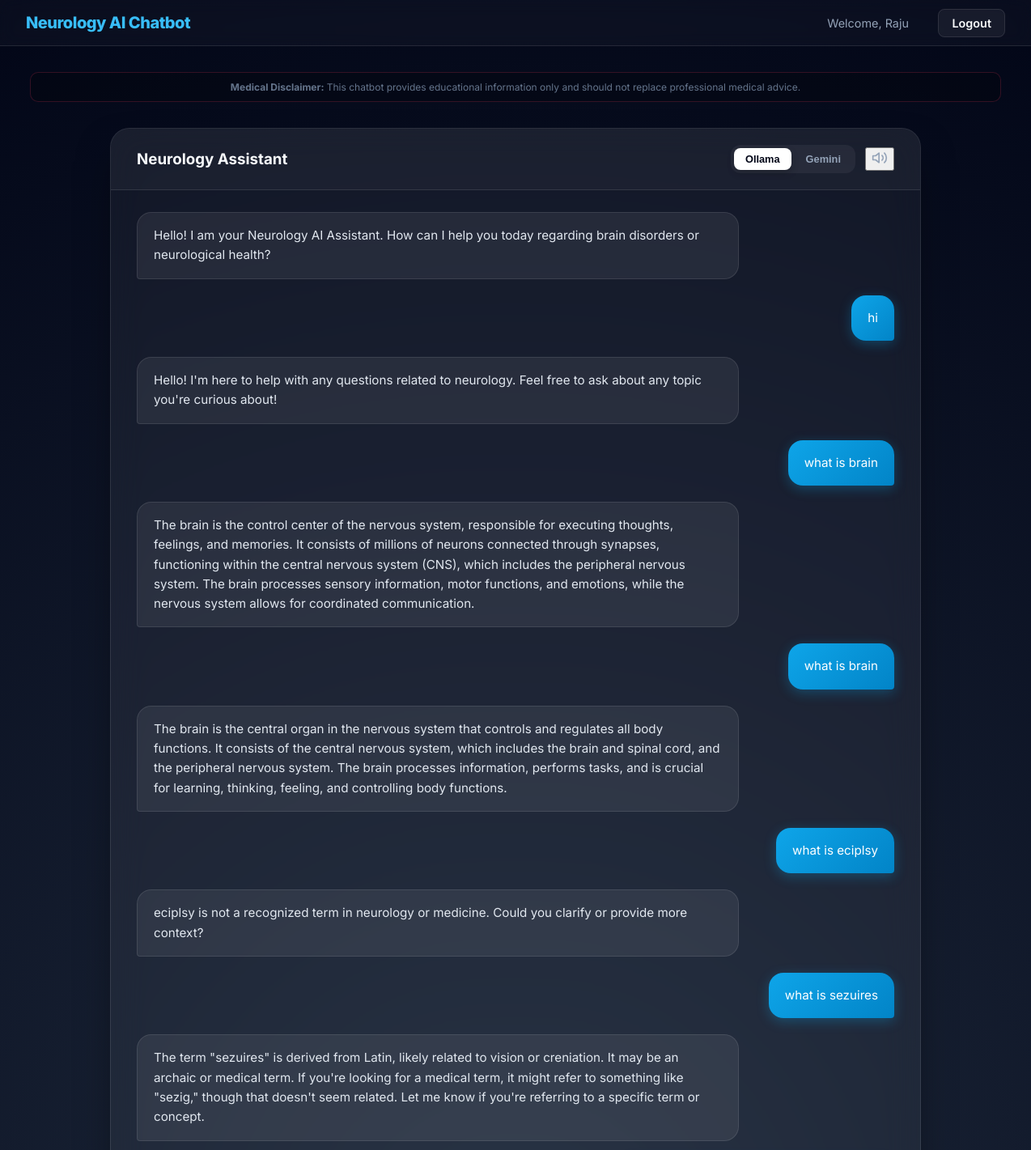
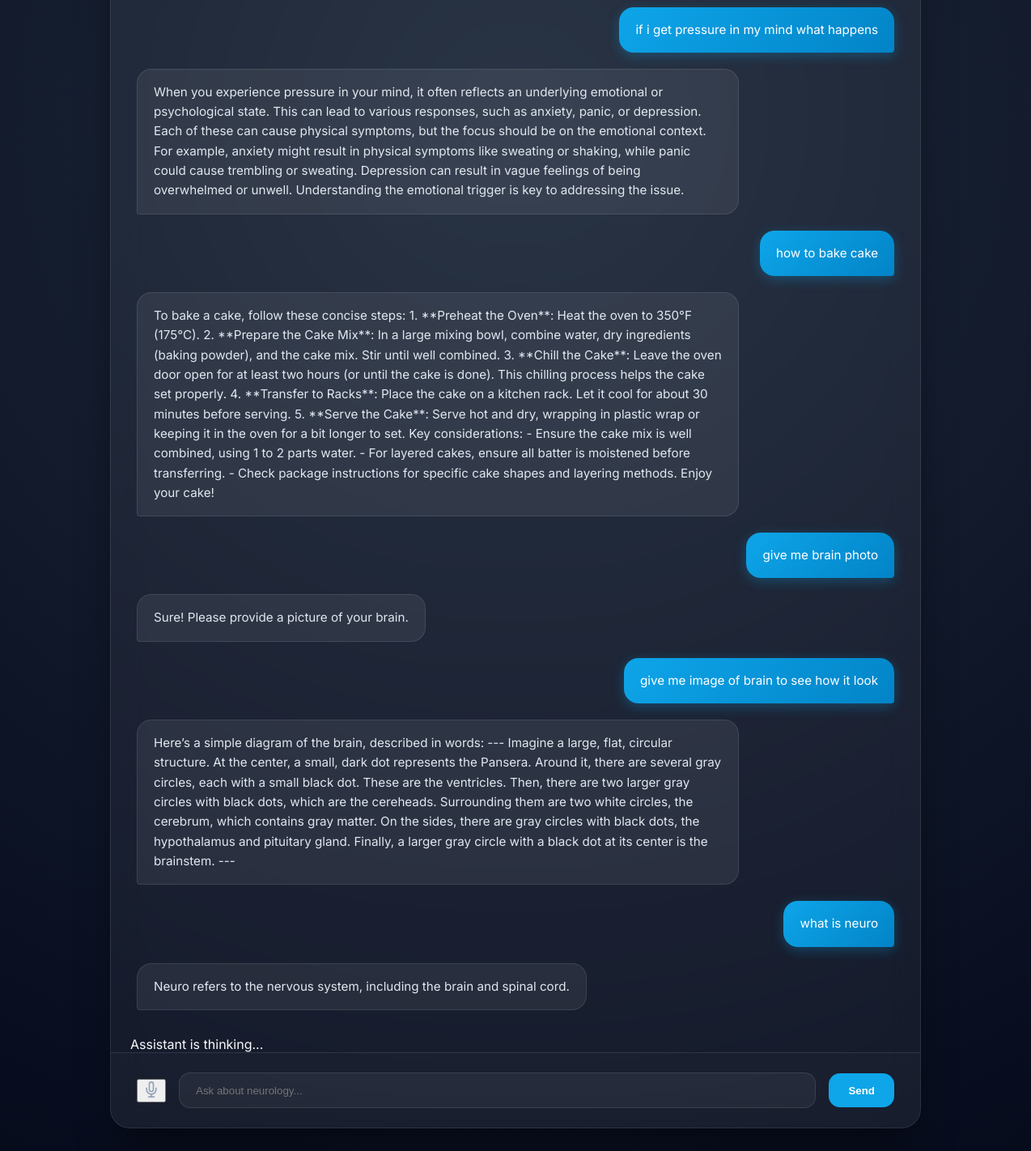
The app's page /chat-home/ (signed in) with its own data (2 pictures, top to bottom).
### chatbot/models.py (models this page shows, shortened)
class Chat(models.Model):
    user = models.ForeignKey(User, on_delete=models.CASCADE)
    message = models.TextField()
    response = models.TextField()
    timestamp = models.DateTimeField(auto_now_add=True)

### chatbot/views.py (the view)
# urls.py: path('chat-home/', views.home, name='home'),
@login_required
def home(request):
    chats = Chat.objects.filter(user=request.user).order_by('timestamp')
    return render(request, "chatbot/index.html", {"chats": chats})

### chatbot/templates/chatbot/index.html (shortened to what this page needs)
{% extends "chatbot/base.html" %}
{% load static %}
{% block content %}
<div class="neural-layer">
</div>
<div class="disclaimer">
    <strong>Medical Disclaimer:</strong> This chatbot provides educational information only and should not replace
    professional medical advice.
</div>
<div class="chat-container">
    <div class="chat-header">
        <h3 style="margin: 0;">Neurology Assistant</h3>
        <div style="display: flex; align-items: center; gap: 0.75rem;">
            <div class="ai-toggle">
                <button type="button" class="toggle-btn active" data-provider="ollama">Ollama</button>
                <button type="button" class="toggle-btn" data-provider="gemini">Gemini</button>
            </div>
            <button id="tts-toggle" class="icon-btn" title="Toggle Text-to-Speech">
            </button>
        </div>
    </div>
    <div class="chat-messages" id="chat-messages">
        <div class="message bot">
            Hello! I am your Neurology AI Assistant. How can I help you today regarding brain disorders or neurological
            health?
        </div>
        {% for chat in chats %}
        <div class="message user">{{ chat.message }}</div>
        <div class="message bot">{{ chat.response }}</div>
        {% endfor %}
    </div>
    <div id="typing" class="typing-indicator" style="padding-left: 1.5rem;">Assistant is thinking...</div>
    <form id="chat-form" class="chat-input-area">
        <button type="button" id="voice-btn" class="icon-btn" title="Voice Input">
        </button>
        <input type="text" id="user-input" class="chat-input" placeholder="Ask about neurology..." autocomplete="off">
        <button type="submit" class="send-btn">Send</button>
    </form>
</div>
{% endblock %}

### chatbot/templates/chatbot/base.html (shortened to what this page needs)
<!DOCTYPE html>
<html lang="en">
<head>
</head>
<body>
    <div class="neural-layer">
    </div>
    <nav class="navbar">
        <a href="/" class="navbar-brand">Neurology AI Chatbot</a>
        <div class="nav-links">
            {% if user.is_authenticated %}
            <span>Welcome, {{ user.username }}</span>
            <a href="{% url 'logout' %}">Logout</a>
            {% else %}
            <a href="{% url 'login' %}">Login</a>
            <a href="{% url 'register' %}">Register</a>
            {% endif %}
        </div>
    </nav>
    <div class="container">
        {% block content %}{% endblock %}
    </div>
</body>
</html>

### chatbot/templates/chatbot/base.html (style rules this page uses)
:root { --primary: #38bdf8; --primary-hover: #0ea5e9; --brain-deep: #020617; --brain-glow: #0ea5e9; --white: #ffffff; --text: #f8fafc; --text-muted: #94a3b8; --glass: rgba(255, 255, 255, 0.05); --glass-border: rgba(255, 255, 255, 0.1); }
body { font-family: 'Inter', sans-serif; background: radial-gradient(circle at center, #1e293b 0%, #020617 100%); color: var(--text); margin: 0; display: flex; flex-direction: column; min-height: 100vh; overflow-x: hidden; }
.neural-layer { position: fixed; top: 0; left: 0; width: 100%; height: 100%; z-index: -1; overflow: hidden; }
.navbar { background: rgba(255, 255, 255, 0.03); backdrop-filter: blur(10px); border-bottom: 1px solid var(--glass-border); padding: 1rem 2rem; display: flex; justify-content: space-between; align-items: center; z-index: 10; }
.navbar-brand { font-weight: 800; font-size: 1.25rem; color: var(--primary); text-decoration: none; letter-spacing: -0.025em; }
.nav-links span { color: var(--text-muted); font-size: 0.9rem; margin-right: 1rem; }
.nav-links a { margin-left: 1rem; text-decoration: none; color: var(--text); font-weight: 600; font-size: 0.9rem; padding: 8px 16px; border-radius: 8px; background: var(--glass); border: 1px solid var(--glass-border); transition: all 0.3s; }
.container { flex: 1; padding: 2rem; max-width: 1200px; margin: 0 auto; width: 100%; z-index: 1; }
.disclaimer { background: rgba(244, 63, 94, 0.1); color: #fda4af; padding: 0.85rem; border-radius: 10px; margin-bottom: 2rem; font-size: 0.8rem; text-align: center; border: 1px solid rgba(244, 63, 94, 0.2); }

### chatbot/templates/chatbot/index.html (style rules this page uses)
.chat-container { max-width: 1000px; margin: 20px auto; display: flex; flex-direction: column; height: 85vh; background: var(--glass); backdrop-filter: blur(20px); border: 1px solid var(--glass-border); border-radius: 24px; box-shadow: 0 25px 50px -12px rgba(0, 0, 0, 0.5); overflow: hidden; animation: fadeIn 1s ease-out; }
.chat-header { padding: 1.25rem 2rem; background: rgba(255, 255, 255, 0.03); border-bottom: 1px solid var(--glass-border); display: flex; align-items: center; justify-content: space-between; }
.chat-messages { flex: 1; overflow-y: auto; padding: 2rem; display: flex; flex-direction: column; gap: 1.25rem; background: transparent; }
.message { max-width: 75%; padding: 1rem 1.25rem; border-radius: 18px; font-size: 0.95rem; line-height: 1.6; position: relative; animation: msgSlide 0.3s ease-out; }
.message.user { align-self: flex-end; background: linear-gradient(135deg, var(--brain-glow), #0284c7); color: white; border-bottom-right-radius: 4px; box-shadow: 0 4px 15px rgba(14, 165, 233, 0.3); }
.message.bot { align-self: flex-start; background: rgba(255, 255, 255, 0.07); color: #e2e8f0; border-bottom-left-radius: 4px; border: 1px solid var(--glass-border); }
.ai-toggle { display: flex; background: rgba(255, 255, 255, 0.05); padding: 4px; border-radius: 12px; gap: 4px; }
.toggle-btn { padding: 6px 14px; border-radius: 8px; border: none; background: transparent; cursor: pointer; font-size: 0.8rem; font-weight: 600; color: #94a3b8; transition: all 0.3s; }
.toggle-btn.active { background: white; color: var(--brain-deep); box-shadow: 0 4px 10px rgba(0, 0, 0, 0.2); }
.chat-input-area { padding: 1.5rem 2rem; background: rgba(255, 255, 255, 0.02); border-top: 1px solid var(--glass-border); display: flex; gap: 1rem; align-items: center; }
.chat-input { flex: 1; padding: 0.85rem 1.25rem; background: rgba(255, 255, 255, 0.05); border: 1px solid var(--glass-border); border-radius: 14px; color: white; outline: none; transition: all 0.3s; }
.send-btn { background: var(--brain-glow); color: white; border: none; border-radius: 14px; padding: 0.85rem 1.5rem; font-weight: 700; cursor: pointer; transition: all 0.3s; }
.icon-btn { color: #94a3b8; transition: all 0.3s; }
.disclaimer { text-align: center; padding: 10px; font-size: 0.75rem; color: #64748b; background: rgba(0, 0, 0, 0.2); }

### records on screen
Chat: message "hi", response "Hello! I'm here to help with any questions related to neurology. Feel free to ask about any topic you're curious about!"
Chat: message "what is brain", response "The brain is the control center of the nervous system, responsible for executing thoughts, feelings, and memories. It consists of millions of neurons connected through synapses, functioning within the central nervous system (CNS), which includes the peripheral nervous system. The brain processes sensory information, motor functions, and emotions, while the nervous system allows for coordinated communication."
Chat: message "what is brain", response "The brain is the central organ in the nervous system that controls and regulates all body functions. It consists of the central nervous system, which includes the brain and spinal cord, and the peripheral nervous system. The brain processes information, performs tasks, and is crucial for learning, thinking, feeling, and controlling body functions."
Chat: message "what is eciplsy", response "eciplsy is not a recognized term in neurology or medicine. Could you clarify or provide more context?"
Chat: message "what is sezuires", response "The term \"sezuires\" is derived from Latin, likely related to vision or creniation. It may be an archaic or medical term. If you're looking for a medical term, it might refer to something like \"sezig,\" though that doesn't seem related. Let me know if you're referring to a specific term or concept."
Chat: message "if i get pressure in my mind what happens", response "When you experience pressure in your mind, it often reflects an underlying emotional or psychological state. This can lead to various responses, such as anxiety, panic, or depression. Each of these can cause physical symptoms, but the focus should be on the emotional context. For example, anxiety might result in physical symptoms like sweating or shaking, while panic could cause trembling or sweating. Depression can result in vague feelings of being overwhelmed or unwell. Understanding the emotional trigger is key to addressing the issue."
Chat: message "how to bake cake", response "To bake a cake, follow these concise steps: 1. **Preheat the Oven**: Heat the oven to 350°F (175°C). 2. **Prepare the Cake Mix**: In a large mixing bowl, combine water, dry ingredients (baking powder), and the cake mix. Stir until well combined. 3. **Chill the Cake**: Leave the oven door open for at least two hours (or until the cake is done). This chilling process helps the cake set properly. 4. **Transfer to Racks**: Place the cake on a kitchen rack. Let it cool for about 30 minutes before serving. 5. **Serve the Cake**: Serve hot and dry, wrapping in plastic wrap or keeping it in the oven for a bit longer to set. Key considerations: - Ensure the cake mix is well combined, using 1 to 2…"
Chat: message "give me brain photo", response "Sure! Please provide a picture of your brain."
Chat: message "give me image of brain to see how it look", response "Here’s a simple diagram of the brain, described in words: --- Imagine a large, flat, circular structure. At the center, a small, dark dot represents the Pansera. Around it, there are several gray circles, each with a small black dot. These are the ventricles. Then, there are two larger gray circles with black dots, which are the cereheads. Surrounding them are two white circles, the cerebrum, which contains gray matter. On the sides, there are gray circles with black dots, the hypothalamus and pituitary gland. Finally, a larger gray circle with a black dot at its center is the brainstem. ---"
Chat: message "what is neuro", response "Neuro refers to the nervous system, including the brain and spinal cord."

### other values on screen
{{ user.username }} "Raju"
